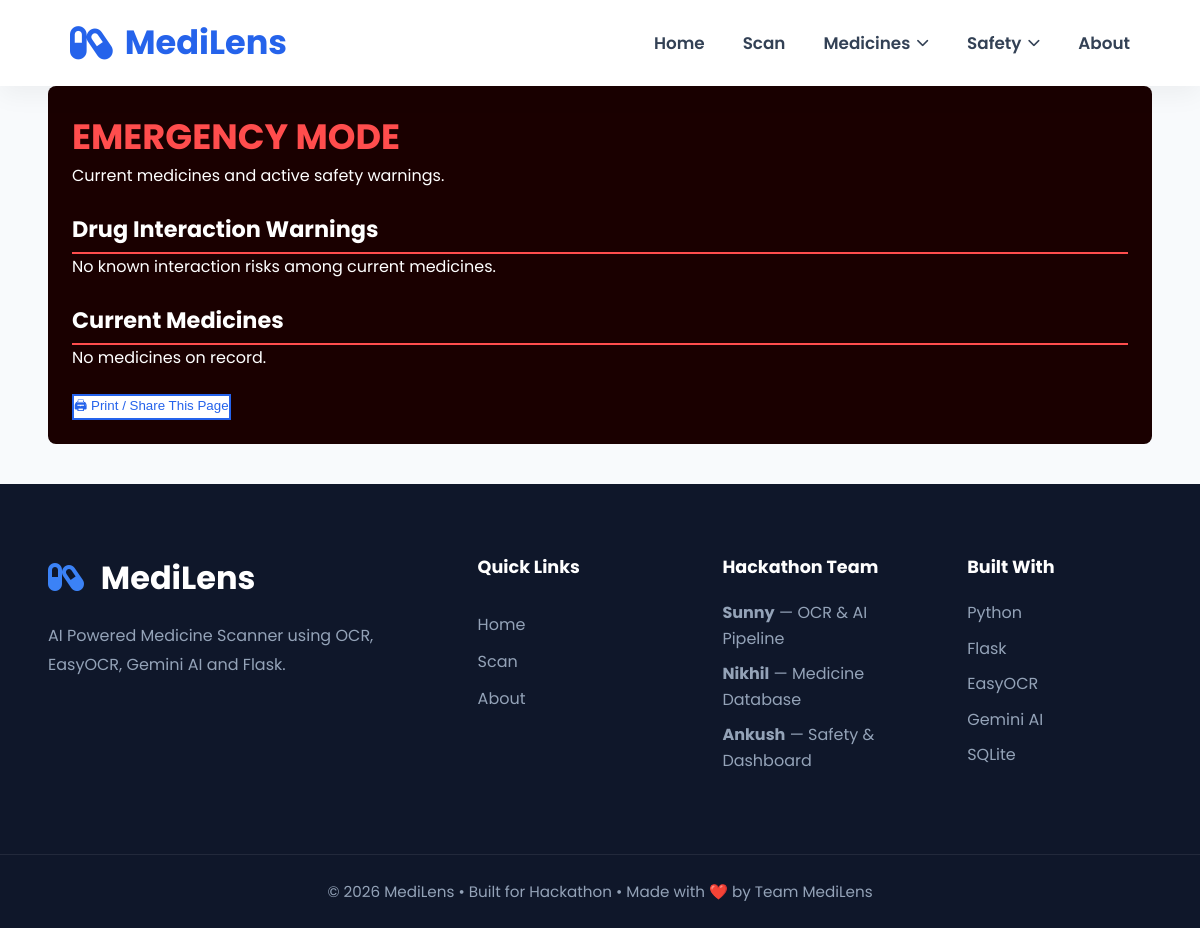
Before: /emergency with the older database file.
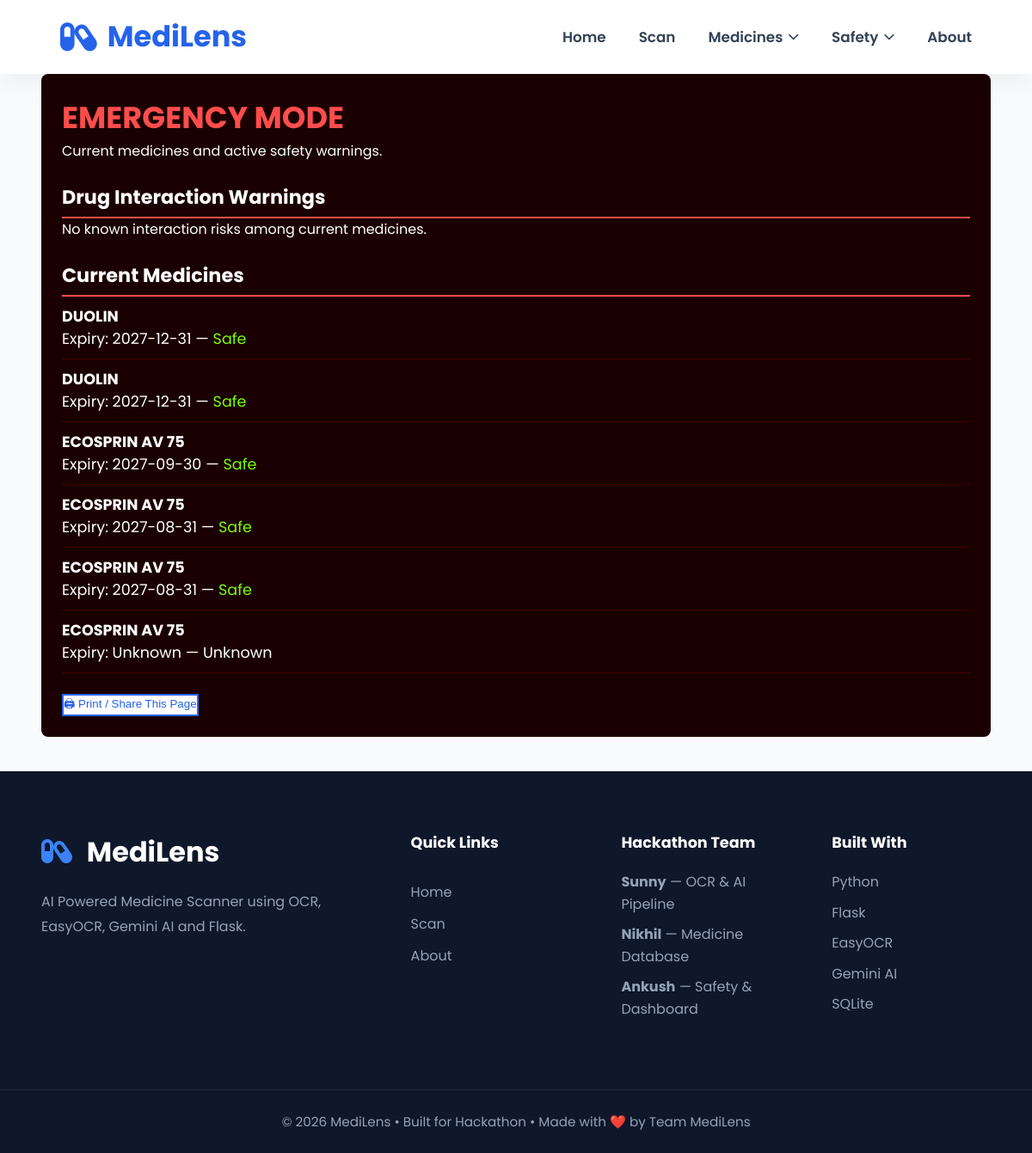
After: the same page with the newer database file.
### backend/models/medicine.py (models this page shows)
class Medicine(db.Model):
    __tablename__ = "medicines"
    id = db.Column(
        db.Integer,
        primary_key=True
    )
    medicine_name = db.Column(
        db.String(120),
        nullable=False
    )
    generic_name = db.Column(
        db.String(120)
    )
    strength = db.Column(
        db.String(50)
    )
    manufacturer = db.Column(
        db.String(120)
    )
    batch_number = db.Column(
        db.String(80)
    )
    expiry_date = db.Column(
        db.String(30)
    )
    dosage = db.Column(
        db.String(120)
    )
    usage = db.Column(
        db.Text
    )
    side_effects = db.Column(
        db.Text
    )
    counterfeit_score = db.Column(
        db.Integer,
        default=0
    )
    image_filename = db.Column(
        db.String(255)
    )
    quantity = db.Column(
    db.Integer,
    default=1
)
    created_at = db.Column(
        db.DateTime,
        default=datetime.utcnow
    )

### backend/routes/emergency_routes.py (the view)
@emergency_bp.route("/emergency")
def emergency_mode():
    snapshot = get_emergency_snapshot()
    return render_template(
        "emergency/emergency_mode.html",
        medicines=snapshot["medicines"],
        warnings=snapshot["warnings"]
    )

### backend/services/emergency_service.py (called while the page is built, shortened)
def get_current_medicines_summary():
    medicines = Medicine.query.all()
    summary = []
    for m in medicines:
        exp_date = get_expiry_date(m.expiry_date)
        status = get_expiry_status(exp_date)
        summary.append({
            "id": m.id,
            "medicine_name": m.medicine_name,
            "dosage": m.dosage,
            "expiry_date": exp_date,
            "expiry_status": status
        })
    return summary

def get_active_interaction_warnings():
    medicines = Medicine.query.all()
    warnings = []
    for med_a, med_b in combinations(medicines, 2):
        interaction = find_interaction(med_a.medicine_name, med_b.medicine_name)
    return warnings

def get_emergency_snapshot():
    return {
        "medicines": get_current_medicines_summary(),
        "warnings": get_active_interaction_warnings()
    }

### backend/services/expiry_service.py (called while the page is built)
def get_expiry_date(date_string):
    parsed = parse_medicine_date(date_string)
    if parsed is None:
        return None
    last_day = calendar.monthrange(parsed.year, parsed.month)[1]
    return parsed.replace(day=last_day).date()

### backend/services/interaction_service.py (called while the page is built)
def normalize_name(name):
    if not name:
        return ""
    return name.strip().lower()

### frontend/templates/emergency/emergency_mode.html (shortened to what this page needs)
{% extends "layouts/base.html" %}
{% block content %}
<div class="emergency-page">
    <h1>EMERGENCY MODE</h1>
    <p>Current medicines and active safety warnings.</p>
    <div class="emergency-section">
        <h2>Drug Interaction Warnings</h2>
        {% if warnings %}
            {% for w in warnings %}
            <div class="emergency-warning">
                <strong>{{ w.drug_one }} + {{ w.drug_two }}</strong>
                — {{ w.severity }}
                <br>
                {{ w.description }}
                <br>
                <em>{{ w.recommendation }}</em>
            </div>
            {% endfor %}
        {% else %}
            <p>No known interaction risks among current medicines.</p>
        {% endif %}
    </div>
    <div class="emergency-section">
        <h2>Current Medicines</h2>
        {% if medicines %}
            {% for m in medicines %}
            <div class="emergency-med">
                <strong>{{ m.medicine_name }}</strong>
                <br>
                Expiry: {{ m.expiry_date if m.expiry_date else "Unknown" }}
                —
                <span class="status-{{ m.expiry_status | lower | replace(' ', '-') }}">
                    {{ m.expiry_status }}
                </span>
            </div>
            {% endfor %}
        {% else %}
            <p>No medicines on record.</p>
        {% endif %}
    </div>
	<button onclick="window.print()" class="btn-secondary" style="margin-top:24px;">
        🖨 Print / Share This Page
    </button>
</div>
{% endblock %}

Changed rows visible on the page:
added Medicine: medicine_name "DUOLIN", expiry_date "2027-12-31", expiry_status "Safe"
added Medicine: medicine_name "DUOLIN", expiry_date "2027-12-31", expiry_status "Safe"
added Medicine: medicine_name "ECOSPRIN AV 75", expiry_date "2027-09-30", expiry_status "Safe"
added Medicine: medicine_name "ECOSPRIN AV 75", expiry_date "2027-08-31", expiry_status "Safe"
added Medicine: medicine_name "ECOSPRIN AV 75", expiry_date "2027-08-31", expiry_status "Safe"
added Medicine: medicine_name "ECOSPRIN AV 75", expiry_date "Unknown", expiry_status "Unknown"
Other visible differences:
text no longer shown: "No medicines on record."
